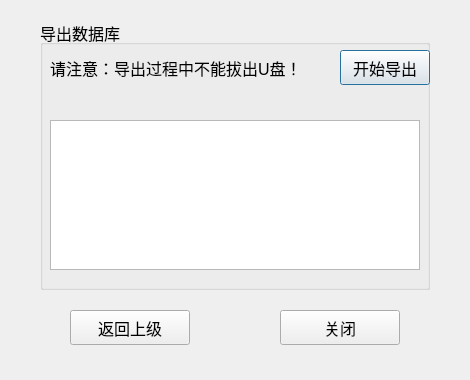
<?xml version="1.0" encoding="UTF-8"?>
<ui version="4.0">
 <class>exportDatabase</class>
 <widget class="QDialog" name="exportDatabase">
  <property name="geometry">
   <rect>
    <x>0</x>
    <y>0</y>
    <width>470</width>
    <height>380</height>
   </rect>
  </property>
  <property name="font">
   <font>
    <pointsize>12</pointsize>
   </font>
  </property>
  <property name="windowTitle">
   <string>Dialog</string>
  </property>
  <widget class="QGroupBox" name="groupBox">
   <property name="geometry">
    <rect>
     <x>40</x>
     <y>20</y>
     <width>390</width>
     <height>270</height>
    </rect>
   </property>
   <property name="title">
    <string>导出数据库</string>
   </property>
   <widget class="QPushButton" name="pushButton_exportDatabase">
    <property name="geometry">
     <rect>
      <x>300</x>
      <y>30</y>
      <width>90</width>
      <height>35</height>
     </rect>
    </property>
    <property name="sizePolicy">
     <sizepolicy hsizetype="Preferred" vsizetype="Preferred">
      <horstretch>0</horstretch>
      <verstretch>0</verstretch>
     </sizepolicy>
    </property>
    <property name="minimumSize">
     <size>
      <width>90</width>
      <height>35</height>
     </size>
    </property>
    <property name="maximumSize">
     <size>
      <width>90</width>
      <height>35</height>
     </size>
    </property>
    <property name="text">
     <string>开始导出</string>
    </property>
   </widget>
   <widget class="QTextEdit" name="textEdit">
    <property name="geometry">
     <rect>
      <x>10</x>
      <y>100</y>
      <width>370</width>
      <height>150</height>
     </rect>
    </property>
   </widget>
   <widget class="QLabel" name="label_2">
    <property name="geometry">
     <rect>
      <x>10</x>
      <y>30</y>
      <width>260</width>
      <height>35</height>
     </rect>
    </property>
    <property name="text">
     <string>请注意：导出过程中不能拔出U盘！</string>
    </property>
   </widget>
   <zorder>pushButton_exportDatabase</zorder>
   <zorder>textEdit</zorder>
   <zorder>label_2</zorder>
   <zorder>pushButton_reboot</zorder>
  </widget>
  <widget class="QPushButton" name="pushButton_return">
   <property name="geometry">
    <rect>
     <x>70</x>
     <y>310</y>
     <width>120</width>
     <height>35</height>
    </rect>
   </property>
   <property name="minimumSize">
    <size>
     <width>0</width>
     <height>35</height>
    </size>
   </property>
   <property name="maximumSize">
    <size>
     <width>16777215</width>
     <height>35</height>
    </size>
   </property>
   <property name="text">
    <string>返回上级</string>
   </property>
  </widget>
  <widget class="QPushButton" name="pushButton_close">
   <property name="geometry">
    <rect>
     <x>280</x>
     <y>310</y>
     <width>120</width>
     <height>35</height>
    </rect>
   </property>
   <property name="minimumSize">
    <size>
     <width>0</width>
     <height>35</height>
    </size>
   </property>
   <property name="maximumSize">
    <size>
     <width>16777215</width>
     <height>35</height>
    </size>
   </property>
   <property name="text">
    <string>关闭</string>
   </property>
  </widget>
 </widget>
 <resources/>
 <connections/>
</ui>
